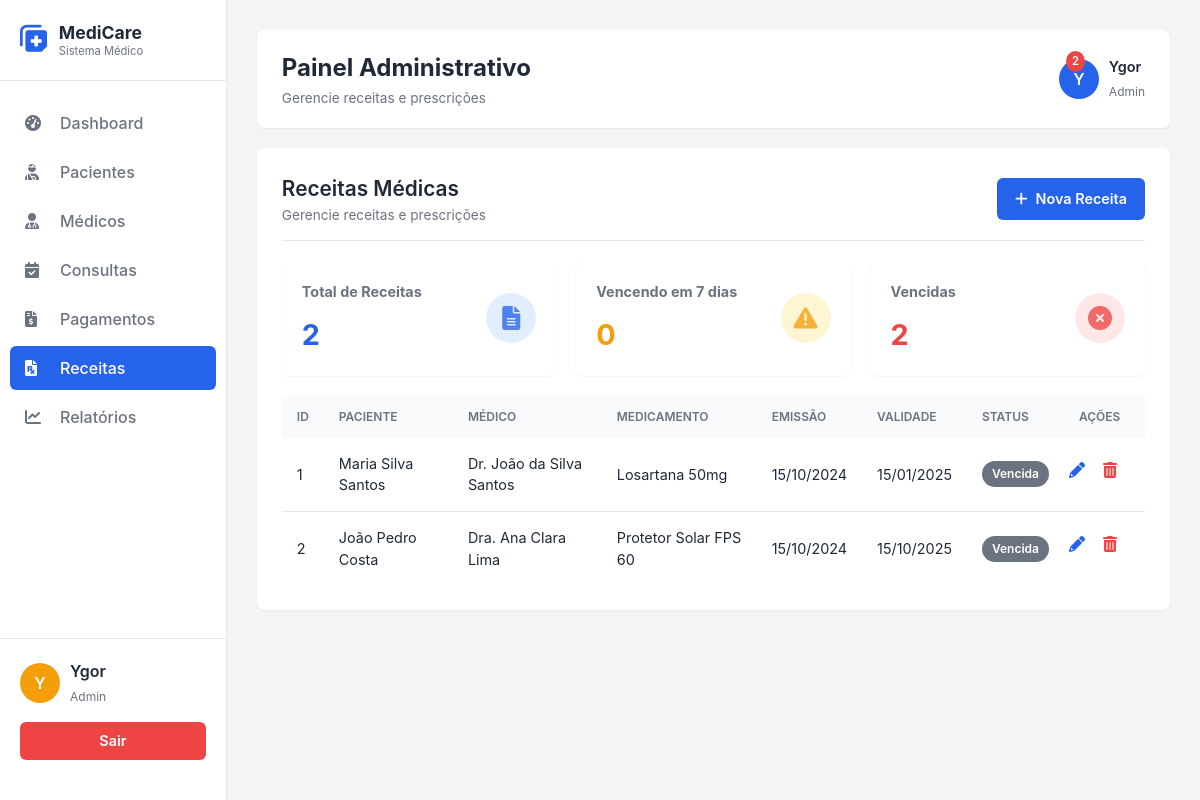
Screenshot of /public/receitas.php (signed in) with the database file from the repository.
### tables this page shows
CREATE TABLE `receitas` (
  `id` int(11) NOT NULL AUTO_INCREMENT,
  `id_consulta` int(11) NOT NULL,
  `id_paciente` int(11) NOT NULL,
  `medicamento` varchar(255) NOT NULL,
  `quantidade` varchar(100) NOT NULL,
  `posologia` text NOT NULL,
  `data_emissao` date NOT NULL,
  `validade` date NOT NULL,
  PRIMARY KEY (`id`),
  KEY `id_consulta` (`id_consulta`),
  KEY `id_paciente` (`id_paciente`),
  CONSTRAINT `receitas_ibfk_1` FOREIGN KEY (`id_consulta`) REFERENCES `consultas` (`id`),
  CONSTRAINT `receitas_ibfk_2` FOREIGN KEY (`id_paciente`) REFERENCES `pacientes` (`id`)
);

CREATE TABLE `pacientes` (
  `id` int(11) NOT NULL AUTO_INCREMENT,
  `nome_completo` varchar(255) NOT NULL,
  `data_nascimento` date NOT NULL,
  `cpf` varchar(14) NOT NULL,
  `telefone` varchar(20) DEFAULT NULL,
  `email` varchar(255) DEFAULT NULL,
  `criado_em` timestamp NOT NULL DEFAULT current_timestamp(),
  PRIMARY KEY (`id`),
  UNIQUE KEY `cpf` (`cpf`)
);

CREATE TABLE `medicos` (
  `id` int(11) NOT NULL AUTO_INCREMENT,
  `nome_completo` varchar(255) NOT NULL,
  `crm` varchar(20) NOT NULL,
  `telefone` varchar(20) DEFAULT NULL,
  `especialidade` varchar(100) NOT NULL,
  `email` varchar(255) DEFAULT NULL,
  `status` enum('ativo','inativo') NOT NULL DEFAULT 'ativo',
  `criado_em` timestamp NOT NULL DEFAULT current_timestamp(),
  PRIMARY KEY (`id`),
  UNIQUE KEY `crm` (`crm`)
);

### app/Models/Receita.php (called while the page is built, shortened)
<?php
class Receita
{
    public function listar()
    {
        $conectar = Conexao::getConexao();
        $sql = "SELECT
                    r.id,
                    r.id_consulta,
                    p.nome_completo as paciente_nome,
                    m.nome_completo as medico_nome,
                    r.medicamento,
                    r.data_emissao,
                    r.validade,
                    CASE
                        WHEN r.validade < CURDATE() THEN 'Vencida'
                        ELSE 'Válida'
                    END as status
                FROM receitas r
                JOIN consultas c ON r.id_consulta = c.id
                JOIN pacientes p ON c.id_paciente = p.id
                JOIN medicos m ON c.id_medico = m.id
                ORDER BY r.data_emissao DESC";
        $comando = $conectar->prepare($sql);
        $comando->execute();
        return $comando->fetchAll(PDO::FETCH_ASSOC);
    }
}

### public/receitas.php (the view, shortened to what this page needs)
<?php
require_once '../app/Models/Receita.php';
$receitaModel = new Receita(null, null, null, null, null, null, null);
$receitas = $receitaModel->listar();
$pdo = Conexao::getConexao();
$totalReceitas = count($receitas);
$receitasVencendo = $pdo->query("SELECT COUNT(*) FROM receitas WHERE validade BETWEEN CURDATE() AND DATE_ADD(CURDATE(), INTERVAL 7 DAY)")->fetchColumn();
$receitasVencidas = $pdo->query("SELECT COUNT(*) FROM receitas WHERE validade < CURDATE()")->fetchColumn();
include 'partials/_head.php';
include 'partials/_sidebar.php';
?>
<main class="main-content">
    <?php include 'partials/_header.php'; ?>
    <section class="management-card">
        <div class="management-header">
            <div class="title-section">
                <h2>Receitas Médicas</h2>
                <p>Gerencie receitas e prescrições</p>
            </div>
            <a href="cadastroReceita.php" class="btn-primary new-item-btn">
                <i class="fas fa-plus"></i> Nova Receita
            </a>
        </div>
        <div class="payment-summary-grid recipe-summary-grid">
            <div class="summary-card">
                <div class="card-content">
                    <h4>Total de Receitas</h4>
                    <span class="summary-value primary"><?php echo $totalReceitas; ?></span>
                </div>
                <div class="card-icon blue"><i class="fas fa-file-alt"></i></div>
            </div>
            <div class="summary-card">
                <div class="card-content">
                    <h4>Vencendo em 7 dias</h4>
                    <span class="summary-value pending"><?php echo $receitasVencendo; ?></span>
                </div>
                <div class="card-icon yellow"><i class="fas fa-exclamation-triangle"></i></div>
            </div>
            <div class="summary-card">
                <div class="card-content">
                    <h4>Vencidas</h4>
                    <span class="summary-value error"><?php echo $receitasVencidas; ?></span>
                </div>
                <div class="card-icon red"><i class="fas fa-times-circle"></i></div>
            </div>
        </div>
        <div class="data-section">
            <div class="table-container">
                <table class="data-table">
                    <thead>
                        <tr>
                            <th>ID</th>
                            <th>PACIENTE</th>
                            <th>MÉDICO</th>
                            <th>MEDICAMENTO</th>
                            <th>EMISSÃO</th>
                            <th>VALIDADE</th>
                            <th>STATUS</th>
                            <th>AÇÕES</th>
                        </tr>
                    </thead>
                    <tbody>
                        <?php if (empty($receitas)): ?>
                            <tr>
                                <td colspan="8" style="text-align: center;">Nenhuma receita encontrada.</td>
                            </tr>
                        <?php else: ?>
                            <?php foreach ($receitas as $receita): ?>
                                <tr>
                                    <td><?php echo htmlspecialchars($receita['id']); ?></td>
                                    <td class="main-info"><?php echo htmlspecialchars($receita['paciente_nome']); ?></td>
                                    <td><?php echo htmlspecialchars($receita['medico_nome']); ?></td>
                                    <td><?php echo htmlspecialchars($receita['medicamento']); ?></td>
                                    <td><?php echo date('d/m/Y', strtotime($receita['data_emissao'])); ?></td>
                                    <td><?php echo date('d/m/Y', strtotime($receita['validade'])); ?></td>
                                    <td><span class="status-badge <?php echo $receita['status'] === 'Vencida' ? 'vencida' : 'ativo'; ?>"><?php echo htmlspecialchars($receita['status']); ?></span></td>
                                    <td class="actions">
                                        <a href="atualizarReceita.php?id=<?php echo $receita['id']; ?>" class="action-icon edit-icon" title="Editar"><i class="fas fa-pencil-alt"></i></a>
                                        <a href="deletarReceita.php?id=<?php echo $receita['id']; ?>" class="action-icon delete-consult-icon" title="Excluir"><i class="fas fa-trash-alt"></i></a>
                                    </td>
                                </tr>
                            <?php endforeach; ?>
                        <?php endif; ?>
                    </tbody>
                </table>
            </div>
        </div>
    </section>
<?php include 'partials/_footer.php'; ?>

### public/css/gerenciamento.css (style rules this page uses)
:root { --primary-color: #2563eb; --primary-light: #eff6ff; --secondary-color: #6b7280; --background-color: #f3f4f6; --card-bg: #ffffff; --border-color: #e5e7eb; --success-color: #10b981; --error-color: #ef4444; --pending-color: #f59e0b; --text-primary: #1f2937; --shadow-sm: 0 1px 2px 0 rgba(0, 0, 0, 0.05); --shadow-md: 0 4px 6px -1px rgba(0, 0, 0, 0.1), 0 2px 4px -2px rgba(0, 0, 0, 0.1); }
* { margin: 0; padding: 0; box-sizing: border-box; }
body { font-family: 'Inter', sans-serif; background-color: var(--background-color); color: var(--text-primary); line-height: 1.5; }
a { text-decoration: none; color: var(--text-primary); }
.main-content { flex-grow: 1; padding: 30px; display: flex; flex-direction: column; gap: 20px; }
.management-card { background-color: var(--card-bg); padding: 25px; border-radius: 8px; box-shadow: var(--shadow-sm); }
.management-header { display: flex; justify-content: space-between; align-items: center; margin-bottom: 20px; padding-bottom: 15px; border-bottom: 1px solid var(--border-color); }
.management-header h2 { font-size: 1.3rem; font-weight: 600; }
.management-header p { font-size: 0.85rem; color: var(--secondary-color); }
.btn-primary, .btn-secondary, .action-btn { padding: 10px 18px; border: none; border-radius: 6px; font-weight: 600; cursor: pointer; transition: opacity 0.2s, background-color 0.2s; font-size: 0.9rem; }
.btn-primary { background-color: var(--primary-color); color: white; display: flex; align-items: center; gap: 8px; }
.data-table { width: 100%; border-collapse: collapse; margin-top: 15px; font-size: 0.9rem; }
.data-table thead th { background-color: #f9fafb; color: var(--secondary-color); font-weight: 600; text-align: left; padding: 12px 15px; text-transform: uppercase; font-size: 0.75rem; }
.data-table tbody tr { border-bottom: 1px solid var(--border-color); }
.data-table tbody tr:last-child { border-bottom: none; }
.data-table tbody td { padding: 15px; color: var(--text-primary); }
.data-table td.actions button, .data-table td.actions a { background: none; border: none; font-size: 1rem; cursor: pointer; margin-right: 8px; padding: 5px; border-radius: 4px; transition: background-color 0.2s; }
.edit-icon { color: var(--primary-color); background-color: var(--primary-light); }
.delete-consult-icon { color: var(--error-color); background-color: #fee2e2; }
.status-badge { padding: 4px 10px; border-radius: 9999px; font-size: 0.75rem; font-weight: 600; text-transform: capitalize; display: inline-block; }
.status-badge.vencida, .status-badge.inativo { background-color: var(--secondary-color); color: white; }
.payment-summary-grid { display: grid; grid-template-columns: repeat(3, 1fr); gap: 20px; margin-bottom: 20px; }
.summary-card { background-color: var(--card-bg); padding: 20px; border-radius: 8px; box-shadow: var(--shadow-sm); display: flex; justify-content: space-between; align-items: center; }
.summary-card h4 { font-size: 0.85rem; color: var(--secondary-color); margin-bottom: 5px; }
.summary-value { font-size: 1.5rem; font-weight: 700; display: block; }
.summary-card .card-icon { width: 50px; height: 50px; border-radius: 50%; display: flex; align-items: center; justify-content: center; font-size: 1.5rem; opacity: 0.8; }
.summary-card:nth-child(2) .card-icon.yellow { color: var(--pending-color); background-color: #fef3c7; }

### rows the page displays
receitas: id "1", id_paciente.nome_completo "Maria Silva Santos", medicos.nome_completo "Dr. João da Silva Santos", medicamento "Losartana 50mg", data_emissao "15/10/2024", validade "15/01/2025", status "Vencida"
receitas: id "2", id_paciente.nome_completo "João Pedro Costa", medicos.nome_completo "Dra. Ana Clara Lima", medicamento "Protetor Solar FPS 60", data_emissao "15/10/2024", validade "15/10/2025", status "Vencida"

### other values shown
$primeiraLetra "Y"
$nomeUsuario "Ygor"
$headerTitle "Painel Administrativo"
$headerSubtitle "Gerencie receitas e prescrições"
$totalReceitas "2"
$receitasVencendo "0"
$receitasVencidas "2"
